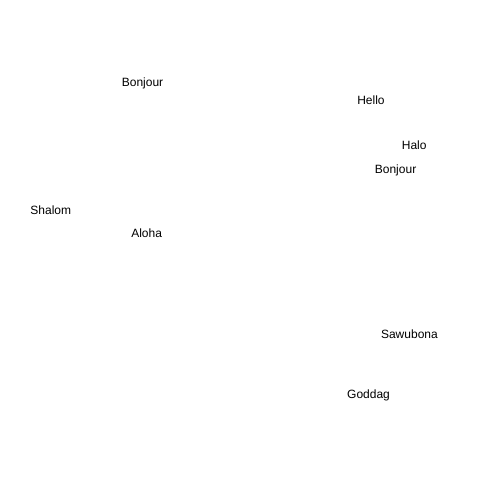
Frame 1 (no input)
Frame 60 (no input): identical to frame 1, image omitted
Frame 120 (the mouse pressed at the canvas centre since frame 60): identical to frame 1, image omitted

The p5.js sketch that drew this single still picture (run headless with seeded random() and noise() and a simulated clock; from frame 60 on, the mouse is pressed at the canvas centre):

// p5.js sketch
// ── sketch.js
//Arrays: Word Display Array
var randomHello = []; //sets it up as blank

 //put in setup so it runs once
function setup()
{
   createCanvas(500,500);
   console.log(randomHello.length);
   //displays length in console: 0
   console.log(typeof (randomHello));
   //displays the type of function: object
   randomHello.push("Hello");
   //.push adds the element to the array
   console.log(randomHello);
   //displays the array, which is
      //[Hello], then the entire array
   console.log(randomHello[0]);
   //displays item 0 in the array: Hello
   console.log(randomHello.length);
   //displays length: 1
   //(only Hello for now)

    randomHello.push("Bonjour");
    //adds Bonjour to the array
    console.log(randomHello);
    //displays [Hello, Bonjour], the pushed items in the array
    console.log(randomHello[1]);
    //displays item 1 in the array: Bonjour
    console.log(randomHello.length);
    //displays array length, 2: (item 0 and item 1)
    randomHello.push("Halo");
    //adds Halo to the array
    console.log(randomHello);
    //displays current array: [Hello, Bonjour, Halo]
    console.log(randomHello[randomHello.length - 1]);
    //displays array length minus one


    randomHello.push("Bonjour");
    randomHello.push("Aloha");
    randomHello.push("Goddag");
    randomHello.push("Shalom");
    randomHello.push("Sawubona");
    console.log(randomHello);  //array
    console.log(randomHello.length); //length

    // console.log(randomHello);
    // console.log(randomHello[randomHello.length - 1]);
    // console.log(randomHello.length);
    //
    // console.log(randomHello.shift());
    // console.log(randomHello);
    // //removes the first item in the array
    //
    // console.log(randomHello.pop());
    // console.log(randomHello);
    // //removes the last item in the array
    //
    // console.log(randomHello.sort());
    // //sorts array
    //
    // console.log(randomHello.reverse());
    // //reverses array


    for (var i = 0; i < randomHello.length; i++) {
       text(randomHello[i], random(width), random(height));
       //displays array length from i = 0 to when i is less than the length, 8
       //when i equals (9), the array length, it stops in an error.
       //because there is no 9th index in the array length,
       // i is no longer less than randomHello.length
       //(arrays start from 0).

       //text displays the element in randomHello
       //random(width) displays the text at a random x coord
       //random(height) displays the text at a random y coord

  }

  }

  /*  for(var i = 0; i < randomHello.length; i++){
      text(randomHello[i], random(width), random(height));
      */


/*    for(var i = 0; i < randomHello.length; i++){
      text(randomHello[i], random(width), random(height));
    }
        //when i equals 18, it stops in an error. because there is no 18th index in the array. (arrays start from 0).
*/


function draw()
{

}
